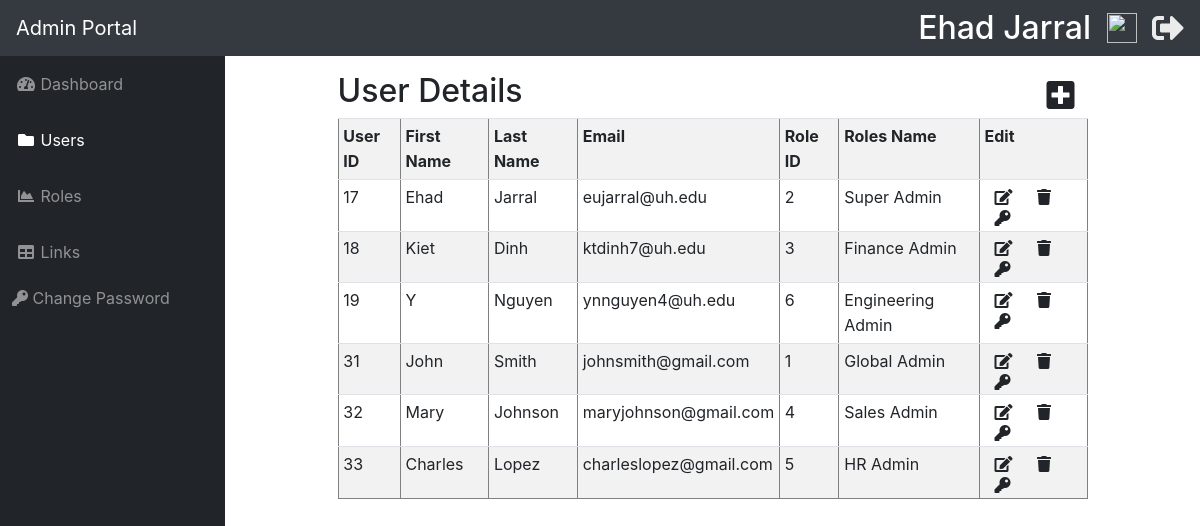
The page /userdata.php (signed in) on the database its author committed.
### tables this page shows
CREATE TABLE `users` (
  `email` varchar(45) NOT NULL,
  `pass` varchar(256) NOT NULL,
  `roles_id` int(11) DEFAULT NULL,
  `first_name` varchar(45) NOT NULL,
  `last_name` varchar(45) NOT NULL,
  `user_id` int(11) NOT NULL
);

CREATE TABLE `roles` (
  `roles_id` int(11) NOT NULL,
  `roles_name` varchar(45) DEFAULT NULL
);

### controller/users.controller.php (called while the page is built, shortened)
<?php
class UserController{
    static public function ctrShowUser($item,$value){
        $table = "users";
        $request = ModelUsers::modShowUsers($table,$item,$value);
        return $request;
    }
}

### model/connection.php (called while the page is built)
<?php
class Connection{
    static public function connector(){
        $link = new PDO("mysql:host=remotemysql.com;dbname=wD0qWw5vgI","wD0qWw5vgI","T4tcWrKTnX");
        $link -> exec("set names utf8");
        return $link;
    }
}

### model/users.model.php (called while the page is built, shortened)
<?php
    require_once "connection.php";
    class ModelUsers{
        static public function modShowUsers($table,$item,$value)
        {
            if($item != null){
                $stmt =  Connection::connector()->prepare("SELECT * FROM $table WHERE $item = :$item");
                $stmt -> bindParam(":".$item, $value, PDO::PARAM_STR);
                $stmt -> execute();
                return $stmt -> fetch();
            }
            else{
                $stmt =  Connection::connector()->prepare("select * from users left join roles on users.roles_id = roles.roles_id ");
                $stmt -> execute();
                return $stmt -> fetchAll();
            }
        }
    }

### view/modules/users.php (the view, shortened to what this page needs)
<link rel='stylesheet' type='text/css' href='view/modules/vendor/4351/sb-admin.min.css'>
<link rel='stylesheet' type='text/css' href='view/modules/vendor/fontawesome-free/css/all.min.css'>
<link rel="stylesheet" href="https://stackpath.bootstrapcdn.com/bootstrap/4.2.1/css/bootstrap.min.css">
<body id="page-top">
  <nav class="navbar navbar-expand navbar-dark bg-dark static-top">
    <a class="navbar-brand mr-1" href="index.php">Admin Portal</a>
    <h2 style='color: white;' class="d-none d-md-inline-block form-inline ml-auto mr-0 mr-md-3 my-2 my-md-0">
      <?php echo $_SESSION["first_name"]; echo ' '; echo $_SESSION["last_name"]; ?>
    </h2>
    <div class="navbar-nav ml-auto ml-md-0">
      <img width=30 src="https://image.flaticon.com/icons/svg/172/172163.svg" alt="">
    </div>
      <div>
          <a href="../../logout.php"><i style="font-size: 2em; color:rgba(255,255,255,0.9);margin-left: 15px;" class="fas fa-sign-out-alt"></i></a>
      </div>
  </nav>
  <div id="wrapper">
    <ul class="sidebar navbar-nav">
      <li class="nav-item ">
        <a class="nav-link" href="../../index.php">
          <i class="fas fa-fw fa-tachometer-alt"></i>
          <span>Dashboard</span>
        </a>
      </li>
      <?php
          if (isset($_SESSION["roles_id"]) && $_SESSION["roles_id"]=="2")
          {
          ?>
      <li class="nav-item active">
        <a class="nav-link" href=../userdata.php> <i class="fas fa-fw fa-folder"></i>
          <span>Users</span>
        </a>
      </li>
      <li class="nav-item ">
        <a class="nav-link" href=../roledata.php> <i class="fas fa-fw fa-chart-area"></i>
          <span>Roles</span></a>
      </li>
      <li class="nav-item">
        <a class="nav-link" href="../../linkdata.php">
          <i class="fas fa-fw fa-table"></i>
          <span>Links</span></a>
      </li>
      <?php
          }
          ?>
        <li class="nav-item">
            <button style="background-color:transparent;border: none;color: rgba(255,255,255,.5);"
                    class="btn btn-primary editbtn2 btn-hov" data-toggle="modal" data-target="#editmodal3">
                <i class="fas fa-key"></i>
                <span>Change Password</span>
            </button>
        </li>
    </ul>
    <div id="content-wrapper">
      <div class="container-fluid" style='text-align: center; width: 80%;'>
        <table class='table table-striped table-sm' border="1" align="center" style="line-height:25px;">
          <tr>
            <th>User ID</th>
            <th>First Name</th>
            <th>Last Name</th>
            <th>Email</th>
            <th>Role ID</th>
            <th>Roles Name</th>
            <th>Edit</th>
          </tr>
          <?php
    $item = null;
    $value = null;
    $user = UserController::ctrShowUser($item,$value);
    foreach($user as $key => $value) {
        ?>
          <tr>
            <td><?php echo $value["user_id"]; ?></td>
            <td><?php echo $value["first_name"]; ?></td>
            <td><?php echo $value["last_name"]; ?></td>
            <td><?php echo $value["email"]; ?></td>
            <td><?php echo $value["roles_id"]; ?></td>
            <td><?php echo $value["roles_name"]; ?></td>
            <td>
                <i style='cursor: pointer; margin: 0 10px;' class='fas fa-edit editbtn' data-toggle="modal" data-target="#editmodal"></i>
                <i style='cursor: pointer; margin: 0 10px;' class='fas fa-trash deletebtn' data-toggle="modal" data-target="#deletemodal"></i>
                <i style='cursor: pointer; margin: 0 10px;' class='fas fa-key editbtn1' data-toggle="modal" data-target="#editmodal1"></i>
            </td>
          </tr>
          <?php
    }
        ?>
          <div class="">
            <h2 style='float: left;'>User Details</h2>
              <button style='float: right;' type="button" class="btn btn-default addbttn" data-toggle="modal" data-target="#addmodal">
                  <i style='font-size: 2em;'class='fas fa-plus-square'></i>
              </button>
          </div>
        </table>
      </div>
    </div>
  </div>
</body>
<link rel="stylesheet" href="https://stackpath.bootstrapcdn.com/bootstrap/4.2.1/css/bootstrap.min.css">

### rows shown on the page
users: user_id "17", first_name "Ehad", last_name "Jarral", email "eujarral@uh.edu", roles.roles_id "2", roles.roles_name "Super Admin"
users: user_id "18", first_name "Kiet", last_name "Dinh", email "ktdinh7@uh.edu", roles.roles_id "3", roles.roles_name "Finance Admin"
users: user_id "19", first_name "Y", last_name "Nguyen", email "ynnguyen4@uh.edu", roles.roles_id "6", roles.roles_name "Engineering Admin"
users: user_id "31", first_name "John", last_name "Smith", email "johnsmith@gmail.com", roles.roles_id "1", roles.roles_name "Global Admin"
users: user_id "32", first_name "Mary", last_name "Johnson", email "maryjohnson@gmail.com", roles.roles_id "4", roles.roles_name "Sales Admin"
users: user_id "33", first_name "Charles", last_name "Lopez", email "charleslopez@gmail.com", roles.roles_id "5", roles.roles_name "HR Admin"

### other values the page prints
$_SESSION["first_name"] "Ehad"
$_SESSION["last_name"] "Jarral"
